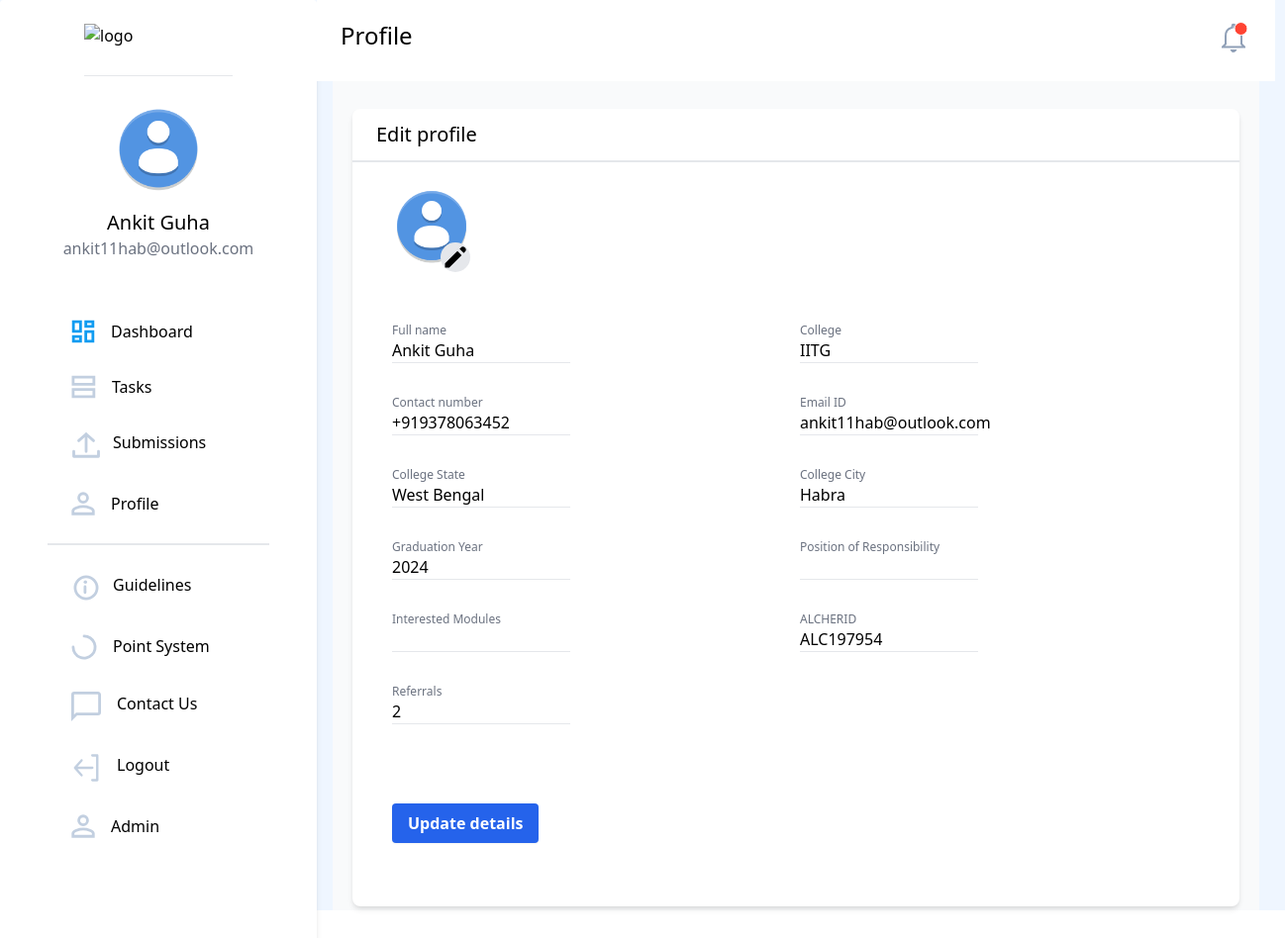
The app's page /users/profile/ (signed in) with its own data.
### users/models.py (models this page shows, shortened)
class NewUser(AbstractBaseUser, PermissionsMixin):
    id = models.SlugField(primary_key=True, default=uuid.uuid4)
    alcherid = models.CharField(
        max_length=9, blank=True, unique=True, default=create_new_ref_number)
    img = models.ImageField(
        upload_to="image-uploads/", default='image-uploads/user.png')
    email = models.EmailField(_('email address'), unique=True)
    username = models.CharField(max_length=150, unique=False, default="user")
    firstname = models.CharField(max_length=150, blank=True)
    phone = PhoneNumberField(unique=False, blank=True)
    graduation_year = models.CharField(max_length=200, unique=False)
    college_state = models.CharField(max_length=200, unique=False)
    college_city = models.CharField(max_length=200, unique=False)
    college_name = models.CharField(max_length=200, unique=False)
    position_of_responsibility = models.CharField(
        max_length=200, unique=False, blank=True)
    interested_modules = models.CharField(
        max_length=200, unique=False, blank=True)
    referred_by = models.CharField(
        max_length=9, blank=True)
    referrals = models.IntegerField(default=0)
    date_joined = models.DateTimeField(default=timezone.now)
    provider = models.CharField(max_length=200, unique=False, default="email")
    about = models.TextField(_('about'), max_length=500, blank=True)
    is_staff = models.BooleanField(default=False)
    is_active = models.BooleanField(default=False)
    objects = CustomAccountManager()
    points = models.IntegerField(default=0)
    tasks = models.IntegerField(default=0)
    USERNAME_FIELD = 'email'
    REQUIRED_FIELDS = ['firstname']

### users/views.py (the view)
# urls.py: path('profile/', user_views.profile, name='profile'),
@login_required
def profile(request):
    if request.method == 'POST':
        u_form = UserUpdateForm(
            request.POST, request.FILES, instance=request.user)
        if u_form.is_valid():
            u_form.save()
            messages.success(request, f'Your Profile has been updated!')
            return redirect('profile')
        print(u_form.errors)
    else:
        u_form = UserUpdateForm(instance=request.user)
    return render(request, 'users/profile.html', {'heading': 'Profile', 'u_form': u_form})

### users/forms.py
class UserUpdateForm(forms.ModelForm):
    firstname = forms.CharField(label="Full Name")
    phone = PhoneNumberField(widget=forms.TextInput(
    ), label="Phone number (e.g. +12125552368)", required=False)
    img = forms.ImageField()
    class Meta:
        model = User
        fields = ['firstname', 'phone', 'graduation_year', 'college_state',
                  'college_city', 'college_name',  'position_of_responsibility', 'interested_modules', 'img']

### templates/users/profile.html (shortened to what this page needs)
{% extends '../basic.html'%}
{% block body %}
<body>
	<div class="bg-blue-50 flex">
		{% include "../navbar.html" %}
		<div class="flex">
			<div>
				{% include "users/profile_update.html" %}
			</div>
		</div>
	</div>
	</div>
</body>
{%endblock%}

### templates/navbar.html (shortened to what this page needs)
<nav class="hidden sm:block bg-white h-screen w-80 border-gray-400 rounded">
    <div class="flex flex-col justify-center bg-white w-80 border-gray-400 rounded shadow-md px-12">
        <a href="/"><img src="https://i.ibb.co/28C2v0b/image.png" class="mt-6 mx-auto pb-3 border-b" width="150px"
                height="40px" alt="logo" border="0" /></a>
        <div class="flex flex-col justify-center my-7">
        <img src="{{request.user.img.url}}" width="90px" alt="profile pic" border="0" class="mx-auto rounded-full" />
            <div class="pt-4 font-medium text-xl text-center">{{request.user.firstname}}</div>
            <div class="text-gray-500 text-base font-normal text-center">{{request.user.email}}</div>
        </div>
        <div class="elements pt-2 mt-2 mb-28 flex flex-col justify-center">
            <a href="{% url 'dashboard_page' %}"
                class="rounded-full flex flex-nowrap py-4 pl-6 w-60 hover:border-0 hover:bg-gray-100 hover:no-underline">
                <svg width="24" height="24" viewBox="0 0 24 24" fill="none" xmlns="http://www.w3.org/2000/svg">
                    <path
                        d="M9.35 11.85H2.15V2.15H9.35V11.85ZM9.35 21.85H2.15V17.15H9.35V21.85ZM21.85 21.85H14.65V12.15H21.85V21.85ZM14.65 6.85V2.15H21.85V6.85H14.65Z"
                        stroke="#109CF1" stroke-width="2.8" />
                </svg>
                <p class="pl-4 hover:no-underline">Dashboard</p>
            </a>
            <a href="{% url 'tasks' %}"
                class="rounded-full flex flex-nowrap py-4 w-60 pl-6 hover:border-0 hover:bg-gray-100 hover:no-underline">
                <svg width="25" height="24" viewBox="0 0 25 24" fill="none" xmlns="http://www.w3.org/2000/svg">
                    <path d="M1.9 9.35V2.15H22.85V9.35H1.9ZM1.9 21.85V14.65H22.85V21.85H1.9Z" stroke="#C2CFE0"
                        stroke-width="2.8" />
                </svg>
                <p class="pl-4 no-underline">Tasks</p>
            </a>
            <a href="{% url 'submissionhome' %}"
                class="rounded-full flex flex-nowrap py-4 w-60 pl-6 hover:border-0 hover:bg-gray-100 hover:no-underline">
                <p class="pl-3 no-underline">Submissions</p>
            </a>
            <a href="{% url 'profile' %}"
                class="rounded-full flex flex-nowrap py-4 w-60 pl-6 hover:border-0 hover:bg-gray-100 mb-3 hover:no-underline"
                style="cursor:pointer;">
                <p class="pl-4 no-underline">Profile</p>
            </a>
            <hr class="border bg-gray-200" />
            <a href=""
                class="rounded-full flex flex-nowrap py-4 w-60 pl-6 hover:border-0 hover:bg-gray-100 hover:no-underline mt-3">
                <p class="pl-3 no-underline">Guidelines</p>
            </a>
            <a href=""
                class="rounded-full flex flex-nowrap py-4 w-60 pl-6 hover:border-0 hover:bg-gray-100 hover:no-underline">
                <p class="pl-4 no-underline">Point System</p>
            </a>
            <a href=""
                class="rounded-full flex flex-nowrap py-4 w-60 pl-6 hover:border-0 hover:bg-gray-100 hover:no-underline">
                <p class="pl-4 no-underline">Contact Us</p>
            </a>
            <a href="{% url 'logout' %}"
                class="side rounded-full flex flex-nowrap py-4 pl-6 w-60 hover:border-0 hover:bg-gray-100 hover:no-underline">
                <p class="pl-4 no-underline">Logout</p>
            </a>
            {% if request.user.is_staff %}
            <a href="/admin"
                class="rounded-full flex flex-nowrap py-4 w-60 pl-6 hover:border-0 hover:bg-gray-100 mb-3 hover:no-underline"
                style="cursor:pointer;">
                <p class="pl-4 no-underline">Admin</p>
            </a>
            {%endif%}
        </div>
    </div>
</nav>
<div class=" mx-4">
    <nav class=" px-6 py-5 flex justify-between bg-white sm:bg-none -mx-4 mx-0">
        <a href="/" class=" font-medium text-2xl ">{{ heading }}</a>
        {%include 'navbarnotifications.html'%}
    </nav>

### templates/users/profile_update.html (shortened to what this page needs)
<div class=" bg-white flex bg-gray-50 ">
    <div class="mx-4 flex-grow">
        <br>
        <div class=" flex flex-wrap m-1 ">
            <div class=" bg-white max-w-4xl rounded-lg w-screen shadow-md">
                <div>
                    <div class="py-3 pl-6  text-xl border-b-2 font-normal">Edit profile</div>
                    <br>
                    <div class="mx-10">
                        <div class="container">
                            <img src="{{request.user.img.url}}" width="80px" id="dp-set"class="justify-self-start"
                                alt="profile pic" border="0" class="mx-auto" style="border-radius:9999px;" />
                            <button class="mx-6 bg-gray-200 rounded-full border-black" onclick="dpupload()" style = "transform:translate(30px,-18px) scale(1.5,1.5)">
                                <svg xmlns="http://www.w3.org/2000/svg" class="h-5 w-5" viewBox="0 0 20 20"
                                    fill="currentColor">
                                    <path
                                        d="M13.586 3.586a2 2 0 112.828 2.828l-.793.793-2.828-2.828.793-.793zM11.379 5.793L3 14.172V17h2.828l8.38-8.379-2.83-2.828z" />
                                </svg>
                            </button>
                        </div>
                        <form method="POST" enctype="multipart/form-data" class="grid grid-cols-2 gap-2 place-content-end md:place-content-center">{% csrf_token %}
                        <br>
                            <div>
                                <div class="font-medium text-xs text-gray-500 text-left">Full name</div>
                                {{ u_form.firstname }}
                                <hr style = "width: 180px">
                            </div>
                            <div>
                                <div class="font-medium text-xs text-gray-500 text-left ">College</div>
                                {{ u_form.college_name }}
                                <hr style = "width: 180px">
                            </div>
                            <div>
                                <div class="pt-6 font-medium text-xs text-gray-500 text-left">Contact number</div>
                                {{ u_form.phone }}
                                <hr style = "width: 180px">
                            </div>
                            <div>
                                <div class="pt-6 font-medium text-xs text-gray-500 text-left">Email ID</div>
                                {{ request.user.email }}
                                <hr style = "width: 180px">
                            </div>
                            <div>
                                <div class="pt-6 font-medium text-xs text-gray-500 text-left">College State</div>
                                {{ u_form.college_state }}
                                <hr style = "width: 180px">
                            </div>
                            <div>
                                <div class="pt-6 font-medium text-xs text-gray-500 text-left">College City</div>
                                {{ u_form.college_city }}
                                <hr style = "width: 180px">
                            </div>
                            <div>
                                <div class="pt-6 font-medium text-xs text-gray-500 text-left">Graduation Year
                                </div>
                                {{ u_form.graduation_year }}
                                <hr style = "width: 180px">
                            </div>
                            <div>
                                <div class="pt-6 font-medium text-xs text-gray-500 text-left">Position of Responsibility
                                </div>
                                {{ u_form.position_of_responsibility }}
                                <hr style = "width: 180px">
                            </div>
                            <div>
                                <div class="pt-6 font-medium text-xs text-gray-500 text-left">Interested Modules
                                </div>
                                {{ u_form.interested_modules }}
                                <hr style = "width: 180px">
                            </div>
                            <div>
                                <div class="pt-6 font-medium text-xs text-gray-500 text-left">ALCHERID
                                </div>
                                {{ request.user.alcherid }}
                                <hr style = "width: 180px">
                            </div>
                            <div>
                                <div class="pt-6 font-medium text-xs text-gray-500 text-left">Referrals
                                </div>
                                {{ request.user.referrals }}
                                <hr style = "width: 180px">
                            </div>
                            <br/>
                            <ul class="errorlist" style="color:red">
                            </ul>
                            <br/>
                            <div class="py-10 submit">
                                <input type="submit"
                                    class="bg-blue-600 hover:bg-blue-700 text-white inline-block py-2 px-4 rounded shadow-sm font-semibold text-base" value="Update details" />
                            </div>
                        </form>
                        <br>
                    </div>
                </div>
            </div>

### records on screen
NewUser: user.img (placeholder picture), user.firstname "Ankit Guha", user.email "ankit11hab@outlook.com", firstname "Ankit Guha", college_name "IITG", phone "+919378063452", college_state "West Bengal", college_city "Habra", graduation_year "2024", user.alcherid "ALC197954", user.referrals "2"

### other values on screen
{{ heading }} "Profile"
